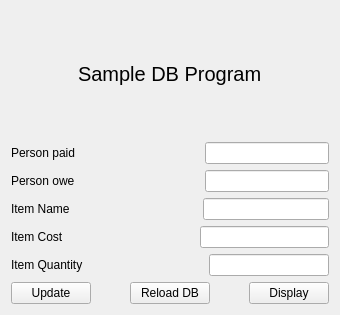
<?xml version="1.0" encoding="UTF-8"?>
<ui version="4.0">
 <class>Form</class>
 <widget class="QWidget" name="Form">
  <property name="geometry">
   <rect>
    <x>0</x>
    <y>0</y>
    <width>340</width>
    <height>315</height>
   </rect>
  </property>
  <property name="windowTitle">
   <string>Sample DB Program</string>
  </property>
  <layout class="QVBoxLayout" name="verticalLayout">
   <item>
    <layout class="QGridLayout" name="gridLayout">
     <item row="0" column="0" alignment="Qt::AlignHCenter">
      <widget class="QLabel" name="label_6">
       <property name="font">
        <font>
         <pointsize>15</pointsize>
        </font>
       </property>
       <property name="text">
        <string>Sample DB Program</string>
       </property>
      </widget>
     </item>
     <item row="1" column="0">
      <layout class="QHBoxLayout" name="horizontalLayout">
       <item>
        <widget class="QLabel" name="label">
         <property name="text">
          <string>Person paid</string>
         </property>
        </widget>
       </item>
       <item>
        <spacer name="horizontalSpacer">
         <property name="orientation">
          <enum>Qt::Horizontal</enum>
         </property>
         <property name="sizeHint" stdset="0">
          <size>
           <width>40</width>
           <height>20</height>
          </size>
         </property>
        </spacer>
       </item>
       <item>
        <widget class="QLineEdit" name="personPaidEdit"/>
       </item>
      </layout>
     </item>
     <item row="2" column="0">
      <layout class="QHBoxLayout" name="horizontalLayout_2">
       <item>
        <widget class="QLabel" name="label_2">
         <property name="text">
          <string>Person owe</string>
         </property>
        </widget>
       </item>
       <item>
        <spacer name="horizontalSpacer_2">
         <property name="orientation">
          <enum>Qt::Horizontal</enum>
         </property>
         <property name="sizeType">
          <enum>QSizePolicy::Expanding</enum>
         </property>
         <property name="sizeHint" stdset="0">
          <size>
           <width>40</width>
           <height>20</height>
          </size>
         </property>
        </spacer>
       </item>
       <item>
        <widget class="QLineEdit" name="personOweEdit"/>
       </item>
      </layout>
     </item>
     <item row="3" column="0">
      <layout class="QHBoxLayout" name="horizontalLayout_3">
       <item>
        <widget class="QLabel" name="label_3">
         <property name="text">
          <string>Item Name</string>
         </property>
        </widget>
       </item>
       <item>
        <spacer name="horizontalSpacer_3">
         <property name="orientation">
          <enum>Qt::Horizontal</enum>
         </property>
         <property name="sizeHint" stdset="0">
          <size>
           <width>55</width>
           <height>20</height>
          </size>
         </property>
        </spacer>
       </item>
       <item>
        <widget class="QLineEdit" name="itemNameEdit"/>
       </item>
      </layout>
     </item>
     <item row="4" column="0">
      <layout class="QHBoxLayout" name="horizontalLayout_4">
       <item>
        <widget class="QLabel" name="label_4">
         <property name="text">
          <string>Item Cost</string>
         </property>
        </widget>
       </item>
       <item>
        <spacer name="horizontalSpacer_4">
         <property name="orientation">
          <enum>Qt::Horizontal</enum>
         </property>
         <property name="sizeHint" stdset="0">
          <size>
           <width>70</width>
           <height>20</height>
          </size>
         </property>
        </spacer>
       </item>
       <item>
        <widget class="QLineEdit" name="itemCostEdit"/>
       </item>
      </layout>
     </item>
     <item row="5" column="0">
      <layout class="QHBoxLayout" name="horizontalLayout_5">
       <item>
        <widget class="QLabel" name="label_5">
         <property name="text">
          <string>Item Quantity</string>
         </property>
        </widget>
       </item>
       <item>
        <spacer name="horizontalSpacer_5">
         <property name="orientation">
          <enum>Qt::Horizontal</enum>
         </property>
         <property name="sizeHint" stdset="0">
          <size>
           <width>40</width>
           <height>20</height>
          </size>
         </property>
        </spacer>
       </item>
       <item>
        <widget class="QLineEdit" name="itemQuantityEdit"/>
       </item>
      </layout>
     </item>
     <item row="6" column="0">
      <layout class="QHBoxLayout" name="horizontalLayout_6">
       <item>
        <widget class="QPushButton" name="btn_update">
         <property name="text">
          <string>Update</string>
         </property>
        </widget>
       </item>
       <item>
        <spacer name="horizontalSpacer_6">
         <property name="orientation">
          <enum>Qt::Horizontal</enum>
         </property>
         <property name="sizeHint" stdset="0">
          <size>
           <width>20</width>
           <height>20</height>
          </size>
         </property>
        </spacer>
       </item>
       <item>
        <widget class="QPushButton" name="btn_reload">
         <property name="text">
          <string>Reload DB</string>
         </property>
        </widget>
       </item>
       <item>
        <spacer name="horizontalSpacer_7">
         <property name="orientation">
          <enum>Qt::Horizontal</enum>
         </property>
         <property name="sizeHint" stdset="0">
          <size>
           <width>20</width>
           <height>20</height>
          </size>
         </property>
        </spacer>
       </item>
       <item>
        <widget class="QPushButton" name="btn_disp">
         <property name="text">
          <string>Display</string>
         </property>
        </widget>
       </item>
      </layout>
     </item>
    </layout>
   </item>
  </layout>
 </widget>
 <resources/>
 <connections/>
</ui>
